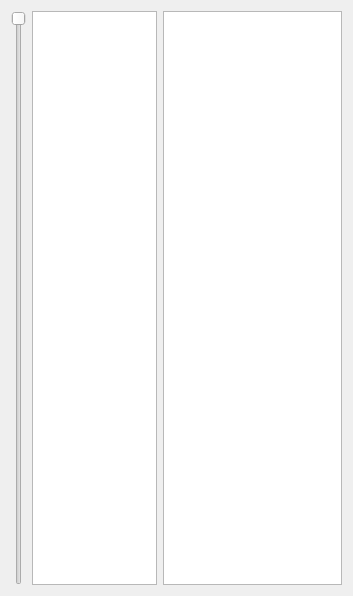
<?xml version="1.0" encoding="UTF-8"?>
<ui version="4.0">
 <class>Dialog</class>
 <widget class="QDialog" name="Dialog">
  <property name="geometry">
   <rect>
    <x>0</x>
    <y>0</y>
    <width>353</width>
    <height>596</height>
   </rect>
  </property>
  <property name="windowTitle">
   <string>Dialog</string>
  </property>
  <layout class="QGridLayout" name="gridLayout">
   <item row="0" column="0">
    <layout class="QVBoxLayout" name="verticalLayout">
     <item>
      <layout class="QHBoxLayout" name="horizontalLayout_2">
       <item>
        <widget class="QSlider" name="sSelectSb">
         <property name="orientation">
          <enum>Qt::Vertical</enum>
         </property>
         <property name="invertedAppearance">
          <bool>true</bool>
         </property>
         <property name="invertedControls">
          <bool>false</bool>
         </property>
        </widget>
       </item>
       <item>
        <widget class="QListWidget" name="u_vecLw">
         <property name="sizePolicy">
          <sizepolicy hsizetype="Minimum" vsizetype="Expanding">
           <horstretch>0</horstretch>
           <verstretch>0</verstretch>
          </sizepolicy>
         </property>
         <property name="minimumSize">
          <size>
           <width>125</width>
           <height>0</height>
          </size>
         </property>
         <property name="maximumSize">
          <size>
           <width>116</width>
           <height>16777215</height>
          </size>
         </property>
        </widget>
       </item>
       <item>
        <widget class="QListWidget" name="coeffLw"/>
       </item>
       <item>
        <spacer name="horizontalSpacer_2">
         <property name="orientation">
          <enum>Qt::Horizontal</enum>
         </property>
         <property name="sizeHint" stdset="0">
          <size>
           <width>40</width>
           <height>20</height>
          </size>
         </property>
        </spacer>
       </item>
      </layout>
     </item>
     <item>
      <layout class="QHBoxLayout" name="horizontalLayout"/>
     </item>
    </layout>
   </item>
  </layout>
 </widget>
 <resources/>
 <connections/>
</ui>
